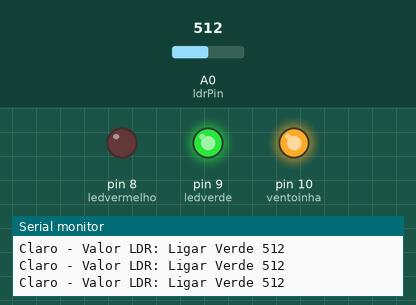
Recording of a sketch running on a simulated Arduino Uno, built with avr-gcc and run on an emulated ATmega328P. On the bench: output pins drawn as LEDs (lit = HIGH), the last lines printed to the serial monitor. The inputs (shaded band) are chosen by the test bench; at power-on: A0 (ldrPin) = 512.

Above: at 1.2 s.
1.3 s: A0 (ldrPin) set to 366
2.8 s: A0 (ldrPin) set to 331
At 4.0 s:
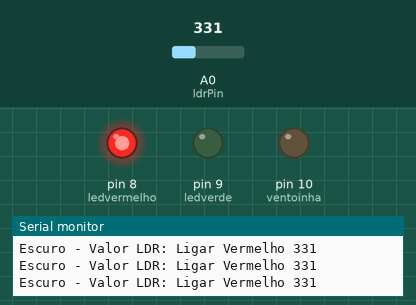
4.3 s: A0 (ldrPin) set to 360
At 5.5 s:
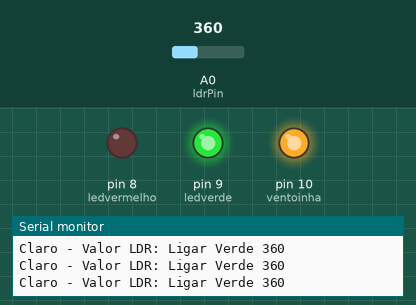
5.8 s: A0 (ldrPin) set to 340
At 6.9 s:
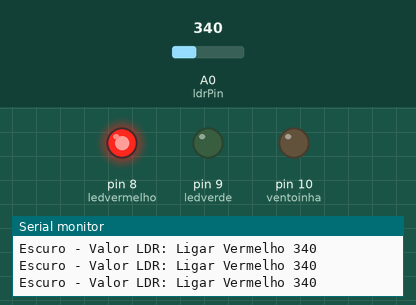
Timing chart, 0 to 8.3 s (numbered marks = the images above; inputs shaded):
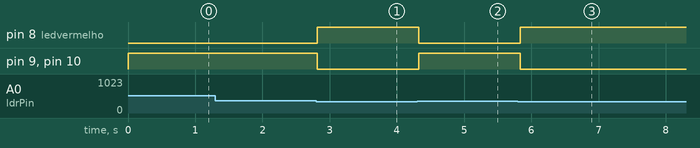

Measured:
- the behaviour switches between 350 and 349 on A0 (ldrPin) (found by bisection; images 0 and 1)
- after the input at 2.8 s, pin 8 (ledvermelho): LOW → HIGH at once; pin 9 (ledverde), pin 10 (ventoinha): HIGH → LOW at once
- after the input at 4.3 s, pin 8 (ledvermelho): HIGH → LOW at once; pin 9 (ledverde), pin 10 (ventoinha): LOW → HIGH at once
- after the input at 5.8 s, pin 8 (ledvermelho): LOW → HIGH at once; pin 9 (ledverde), pin 10 (ventoinha): HIGH → LOW at once

The sketch:

LDR_Rele_Ventoinha.ino
```cpp
const int ldrPin = A0;
const int ledvermelho = 8;
const int ledverde = 9;
const int ventoinha = 10;

void setup() {
  pinMode(ledvermelho, OUTPUT);
  pinMode(ledverde, OUTPUT);
  pinMode(ventoinha, OUTPUT);
  Serial.begin(9600);
}

void loop() {
  int ldrValue = analogRead(ldrPin);

  if (ldrValue < 350) {
    digitalWrite(ledvermelho, HIGH); // LED acende em ambientes escuros
    digitalWrite(ledverde, LOW);
    Serial.print("Escuro - Valor LDR: Ligar Vermelho "); //escreve no serial monitor
    Serial.println(ldrValue);//escreve no serial monitor
    digitalWrite(ventoinha, LOW);
  } else {
    digitalWrite(ventoinha, HIGH);//liga ventoinha
    digitalWrite(ledverde, HIGH); // LED acende em com luz acima de 350 (lido pelo LDR)
    digitalWrite(ledvermelho, LOW);
    Serial.print("Claro - Valor LDR: Ligar Verde ");//escreve no serial monitor
    Serial.println(ldrValue);//escreve no serial monitor
  }
  delay(100); //atraso para estabilidade
}
```
